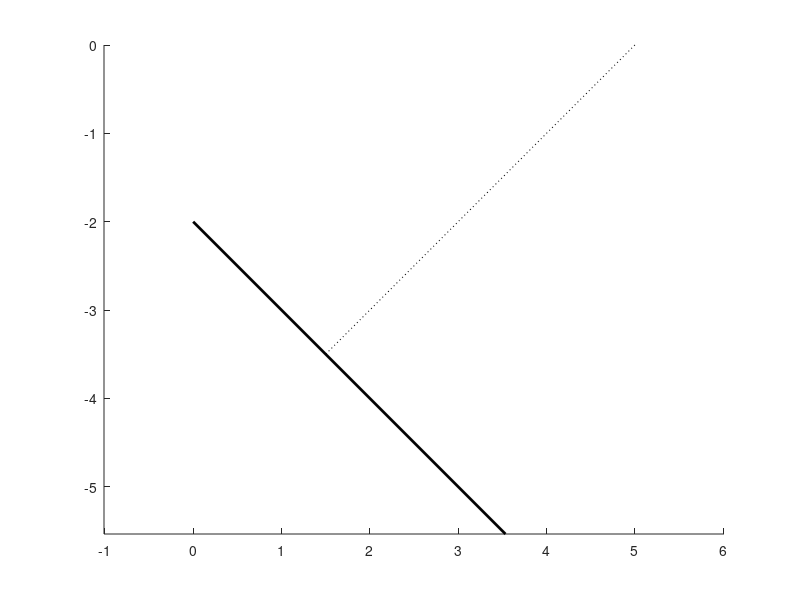

Source code (MATLAB): (Note: this script raises an error after producing the figure.)
clearvars

Ztor = 2;
dip  = 45;
W    = 5;
Z25  = 5;
x    = 5;

xsource = [0 W*cosd(-dip)];
ysource = [0 W*sind(-dip)]-Ztor;

Wp = Ztor/sind(dip);
xp = Ztor/tand(dip);
xq = Ztor*tand(dip);
xr = (Wp+W)/cosd(dip)-xp;

xrb1 = 0;
xrb2 = W*cosd(dip);

% Rx
Rx = x;

% Rjb
if x<0 || x> xrb2
    [Rjb,ind]=min(abs(x-[xrb1,xrb2]));
if ind==1
    prj=[xrb1 x];
else
    prj=[xrb2 x];
end
else
    Rjb =0;
    prj=[nan nan];
end 

% Rrup
if x<=xq
    prup   = [xsource(1),ysource(1)];
elseif and(xq<x,x<xr)
    wx = cosd(dip)*(x(1)+xp);
    prup = [wx*cosd(dip)-xp,-wx*sind(dip)];
else
    prup = [xsource(2),xsource(2)];
end
Rrup = norm(prup-[x,0]);

close all
ax=axes;
hold on
plot(ax,xsource,ysource,'k','linewidth',2)
plot(ax,[x,prup(1)],[0 prup(2)],'k:')
axis equal
ax.YLim=ax.YLim+[-1 1];
plot(ax,ax.XLim,[0 0],'k:')
plot(ax,[0 0],[-Ztor 1],'k:')
plot(ax,xsource([2 2]),[ysource(2)	 1],'k:')
plot(ax,[x x],[0 1],'k:')
plot(ax,ax.XLim,-[Z25 Z25],'b--')
plot(ax,x,0,'k^','markerfacecolor','y','markersize',9)

xc = x/2;          Lq = x;   plot(xc+[-Lq/2 Lq/2],[0.8 0.8],'k.-')
xc = (x+prj(1))/2; Lq = Rjb; plot(xc+[-Lq/2 Lq/2],[0.4 0.4],'k.-')
title(sprintf('Rrup=%3.3g,  Rjb=%3.3g,  Rx=%3.3g',Rrup,Rjb,Rx))